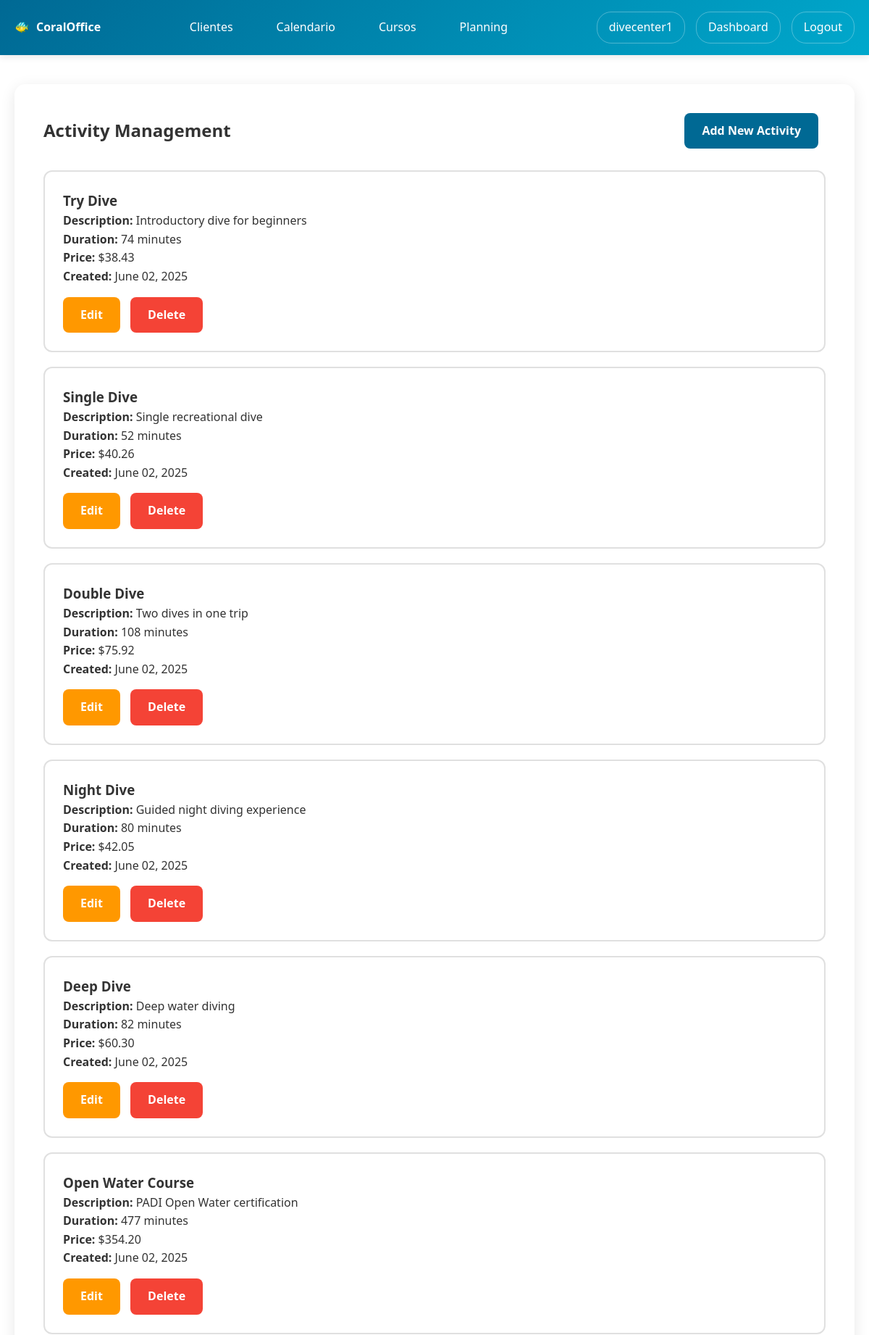
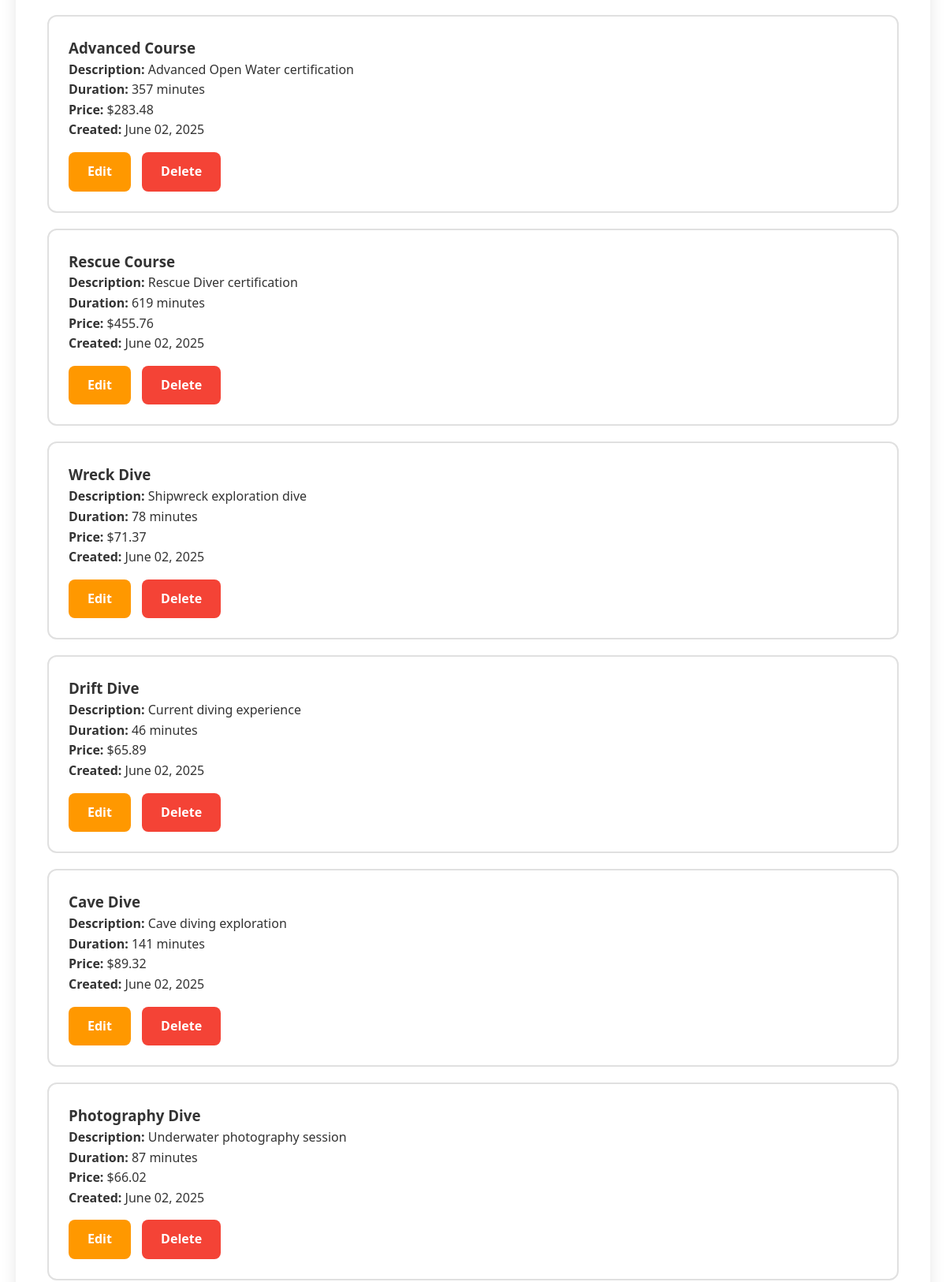
Page /users/activities/ (signed in, upper part) on the committed database (2 pictures, top to bottom).
### users/models.py (models this page shows, shortened)
class DiveActivity(models.Model):
    diving_center = models.ForeignKey(User, on_delete=models.CASCADE, related_name='dive_activities')
    name = models.CharField(max_length=100)
    description = models.TextField(blank=True)
    duration_minutes = models.IntegerField(default=60)
    price = models.DecimalField(max_digits=10, decimal_places=2, default=0.00)
    created_at = models.DateTimeField(auto_now_add=True)

### users/views.py (the view)
# urls.py: path('activities/', views.activity_list, name='activity_list'),
@login_required
def activity_list(request):
    if not request.user.userprofile.is_diving_center:
        messages.error(request, 'Access denied.')
        return redirect('users:profile')
    activities = DiveActivity.objects.filter(diving_center=request.user)
    return render(request, 'users/activity_list.html',
                  {'activities': activities})

### users/templates/users/activity_list.html (shortened to what this page needs)
{% extends 'users/base.html' %}
{% block users_content %}
<div style="display: flex; justify-content: space-between; align-items: center; margin-bottom: 30px;">
    <h2>Activity Management</h2>
    <a href="{% url 'users:add_activity' %}" class="btn">Add New Activity</a>
</div>
{% for activity in activities %}
<div class="user-card">
    <h3>{{ activity.name }}</h3>
    {% if activity.description %}
        <p><strong>Description:</strong> {{ activity.description }}</p>
    {% endif %}
    <p><strong>Duration:</strong> {{ activity.duration_minutes }} minutes</p>
    <p><strong>Price:</strong> ${{ activity.price }}</p>
    <p><strong>Created:</strong> {{ activity.created_at|date:"F d, Y" }}</p>
    <div style="margin-top: 15px;">
        <a href="{% url 'users:edit_activity' activity.id %}" class="btn" style="background: #ff9800; margin-right: 10px;">Edit</a>
        <a href="{% url 'users:delete_activity' activity.id %}" class="btn" style="background: #f44336;">Delete</a>
    </div>
</div>
{% empty %}
<p>No activities created yet. <a href="{% url 'users:add_activity' %}">Create your first activity</a>.</p>
{% endfor %}
{% endblock %}

### home/templates/home/base.html (shortened to what this page needs)
<!DOCTYPE html>
<html lang="en">
<head>
</head>
<body>
    <header class="header">
        <nav class="nav-container">
            <div class="logo">CoralOffice</div>
            <ul class="nav-menu">
                {% if user.is_authenticated and user.userprofile.is_diving_center %}
                    <li><a href="{% url 'users:customer_list' %}">Clientes</a></li>
                    <li><a href="{% url 'users:calendar_view' %}">Calendario</a></li>
                <li><a href="{% url 'users:courses_list' %}">Cursos</a></li>
<li><a href="{% url 'users:staff_planning' %}">Planning</a></li>
                {% else %}
                    <li><a href="{% url 'home:home' %}">Home</a></li>
                    <li><a href="{% url 'home:services' %}">Services</a></li>
                    <li><a href="{% url 'home:about' %}">About</a></li>
                    <li><a href="{% url 'home:contact' %}">Contact</a></li>
                {% endif %}
            </ul>
            <div class="user-menu">
                {% if user.is_authenticated %}
                    <a href="{% url 'users:profile' %}">{{ user.username }}</a>
                    {% if user.userprofile.is_diving_center %}
                        <a href="{% url 'users:diving_center_dashboard' %}">Dashboard</a>
                    {% endif %}
                    <a href="{% url 'users:logout' %}">Logout</a>
                {% else %}
                    <a href="{% url 'users:login' %}">Login</a>
                {% endif %}
            </div>
        </nav>
    </header>
    <main class="main-content">
        {% block content %}
        {% endblock %}
    </main>
</body>
</html>

### home/templates/home/base.html (style rules this page uses)
* { margin: 0; padding: 0; box-sizing: border-box; }
body { font-family: 'Segoe UI', Tahoma, Geneva, Verdana, sans-serif; line-height: 1.6; color: #333; }
.header { background: linear-gradient(135deg, #006994, #00a8cc); color: white; padding: 1rem 0; box-shadow: 0 2px 10px rgba(0,0,0,0.1); position: relative; }
.nav-container { max-width: 1200px; margin: 0 auto; display: flex; justify-content: space-between; align-items: center; padding: 0 20px; }
.logo { font-size: 1rem; font-weight: bold; display: flex; align-items: center; z-index: 1001; }
.logo::before { content: '🐠'; margin-right: 10px; }
.nav-menu { display: flex; list-style: none; gap: 30px; }
.nav-menu a { color: white; text-decoration: none; padding: 10px 15px; border-radius: 5px; transition: background 0.3s; }
.user-menu { display: flex; align-items: center; gap: 15px; }
.user-menu a { color: white; text-decoration: none; padding: 8px 16px; border: 1px solid rgba(255,255,255,0.3); border-radius: 20px; transition: all 0.3s; }
.main-content { min-height: calc(100vh - 140px); padding: 40px 0; }

### users/templates/users/base.html (style rules this page uses)
.btn { padding: 12px 24px; background: #006994; color: white; border: none; border-radius: 8px; cursor: pointer; text-decoration: none; display: inline-block; font-weight: bold; transition: background 0.3s; margin-right: 10px; }
.user-card { border: 2px solid #e0e0e0; padding: 25px; margin: 20px 0; border-radius: 12px; transition: all 0.3s; background: white; }

### rows in the picture
DiveActivity: name "Try Dive", description "Introductory dive for beginners", duration_minutes "74", price "38.43", created_at "June 02, 2025"
DiveActivity: name "Single Dive", description "Single recreational dive", duration_minutes "52", price "40.26", created_at "June 02, 2025"
DiveActivity: name "Double Dive", description "Two dives in one trip", duration_minutes "108", price "75.92", created_at "June 02, 2025"
DiveActivity: name "Night Dive", description "Guided night diving experience", duration_minutes "80", price "42.05", created_at "June 02, 2025"
DiveActivity: name "Deep Dive", description "Deep water diving", duration_minutes "82", price "60.30", created_at "June 02, 2025"
DiveActivity: name "Open Water Course", description "PADI Open Water certification", duration_minutes "477", price "354.20", created_at "June 02, 2025"
DiveActivity: name "Advanced Course", description "Advanced Open Water certification", duration_minutes "357", price "283.48", created_at "June 02, 2025"
DiveActivity: name "Rescue Course", description "Rescue Diver certification", duration_minutes "619", price "455.76", created_at "June 02, 2025"
DiveActivity: name "Wreck Dive", description "Shipwreck exploration dive", duration_minutes "78", price "71.37", created_at "June 02, 2025"
DiveActivity: name "Drift Dive", description "Current diving experience", duration_minutes "46", price "65.89", created_at "June 02, 2025"
DiveActivity: name "Cave Dive", description "Cave diving exploration", duration_minutes "141", price "89.32", created_at "June 02, 2025"
DiveActivity: name "Photography Dive", description "Underwater photography session", duration_minutes "87", price "66.02", created_at "June 02, 2025"

### other values in the picture
{{ user.username }} "divecenter1"
